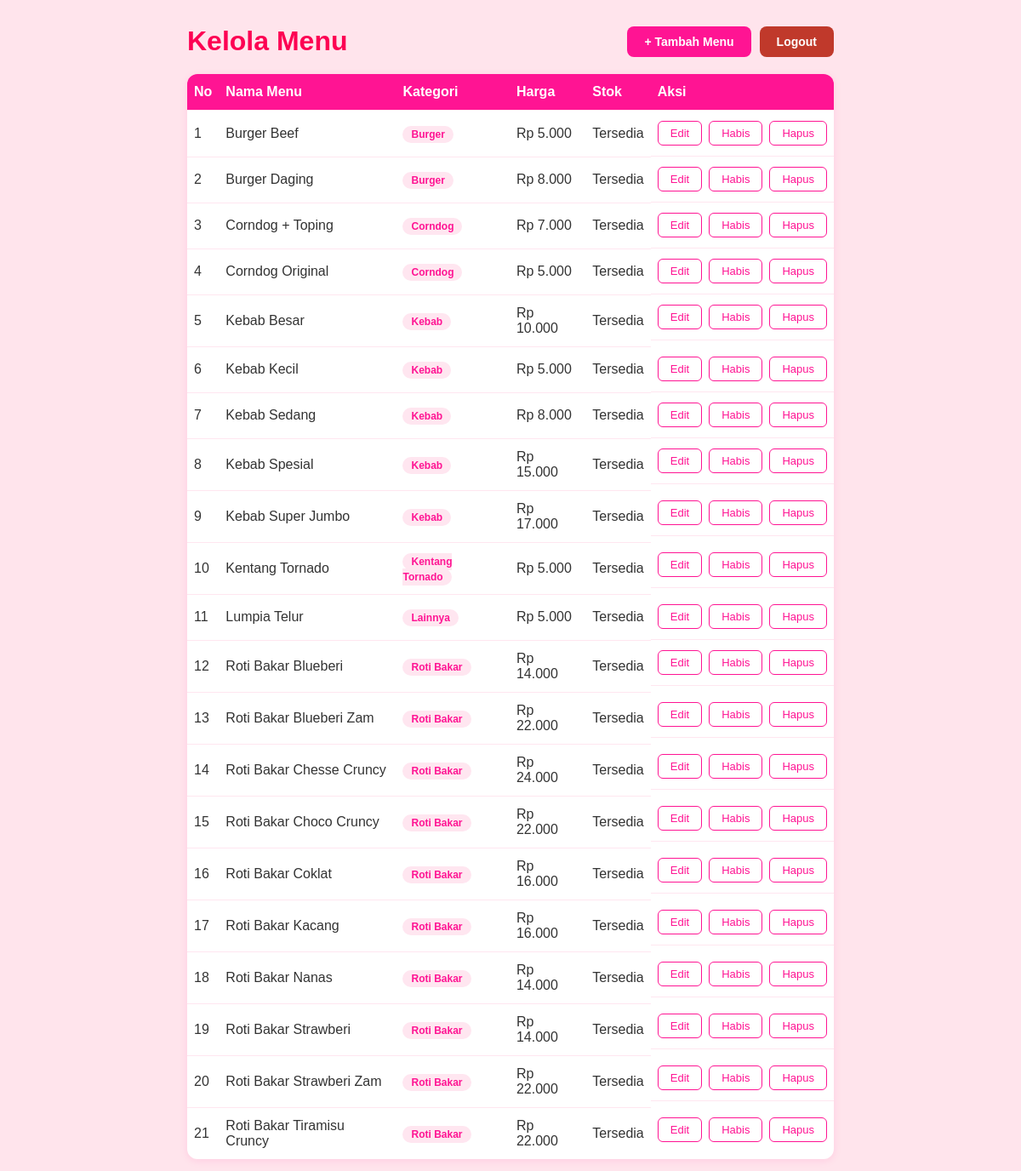
/admin/index.php (signed in), run on the app's committed database.
### tables this page shows
CREATE TABLE `menu` (
  `ID_Menu` int NOT NULL,
  `Nama_menu` varchar(100) NOT NULL,
  `Kategori` varchar(50) DEFAULT NULL,
  `Harga` decimal(10,2) NOT NULL,
  `Stok` tinyint(1) NOT NULL DEFAULT '1',
  `Gambar` varchar(255) DEFAULT NULL
);

### admin/index.php (the view, shortened to what this page needs)
<?php
$db = new database();
$pdo = $db->getConnection();
$stmt = $pdo->query("SELECT * FROM menu ORDER BY Stok DESC, Kategori, Nama_menu");
$menus = $stmt->fetchAll();
?>
<!DOCTYPE html>
<html lang="id">
<head>
    <link rel="stylesheet" href="../css/style.css">
    <link rel="stylesheet" href="../css/admin/index.css">
</head>
<body>
<div class="container">
    <div class="admin-header">
        <h1 style="padding:0;">Kelola Menu</h1>
        <div style="display:flex; gap:10px;">
        <a href="tambah.php" class="btn-tambah">+ Tambah Menu</a>
        <a href="logout.php" class="btn-tambah" style="background:#c0392b;">Logout</a>
        </div>
    </div>
    <table>
        <thead>
            <tr>
                <th>No</th>
                <th>Nama Menu</th>
                <th>Kategori</th>
                <th>Harga</th>
                <th>Stok</th>
                <th>Aksi</th>
            </tr>
        </thead>
        <tbody>
            <?php foreach ($menus as $i => $menu): ?>
            <tr class="<?= $menu['Stok'] == 0 ? 'stok-habis' : '' ?>">
                <td><?= $i + 1 ?></td>
                <td><?= htmlspecialchars($menu['Nama_menu']) ?></td>
                <td><span class="badge"><?= htmlspecialchars($menu['Kategori']) ?></span></td>
                <td>Rp <?= number_format($menu['Harga'], 0, ',', '.') ?></td>
                <td><?= $menu['Stok'] == 1 ? 'Tersedia' : 'Habis' ?></td>
                <td class="actions">
                    <a href="edit.php?id=<?= $menu['ID_Menu'] ?>" class="btn-edit">Edit</a>
                    <form method="POST" action="toggle_stok.php">
                        <button type="submit" class="<?= $menu['Stok'] == 1 ? 'btn-nonaktif' : 'btn-aktif' ?>">
                            <?= $menu['Stok'] == 1 ? 'Habis' : 'Tersedia' ?>
                        </button>
                    </form>
                    <a href="hapus.php?id=<?= $menu['ID_Menu'] ?>&nama=<?= urlencode($menu['Nama_menu']) ?>" class="btn-hapus">Hapus</a>
                </td>
            </tr>
            <?php endforeach; ?>
        </tbody>
    </table>
</div>
</body>
</html>

### css/style.css (style rules this page uses)
* { margin: 0; padding: 0; box-sizing: border-box; }
body { font-family: Arial, Helvetica, sans-serif; background-color: #ffe4ec; color: #333; }
h1 { color: #fd0053; text-align: center; padding: 20px; }
.container { max-width: 800px; margin: auto; padding: 20px; }

### css/admin/index.css (style rules this page uses)
.admin-header { display: flex; justify-content: space-between; align-items: center; padding: 10px 0 20px; }
.btn-tambah { background-color: #ff1493; color: white; padding: 10px 20px; border: none; border-radius: 8px; text-decoration: none; font-weight: bold; font-size: 14px; }
table { width: 100%; border-collapse: collapse; background: white; border-radius: 12px; overflow: hidden; box-shadow: 0 2px 10px rgba(255, 20, 147, 0.1); }
thead { background-color: #ff1493; color: white; }
th, td { padding: 12px 8px; text-align: left; border-bottom: 1px solid #ffe6f0; }
tr:last-child td { border-bottom: none; }
.badge { background-color: #ffe6f0; color: #ff1493; padding: 3px 10px; border-radius: 20px; font-size: 12px; font-weight: bold; }
.actions { display: flex; gap: 8px; }
.btn-edit { background-color: #fff; color: #ff1493; border: 1px solid#ff1493; padding: 6px 14px; border-radius: 6px; text-decoration: none; font-size: 13px; }
.btn-hapus { background-color: #fff; color: #ff1493; border: 1px solid #ff1493; padding: 6px 14px; border-radius: 6px; font-size: 13px; cursor: pointer; text-decoration: none; }
.btn-nonaktif { background-color: #fff; color: #ff1493; border: 1px solid #ff1493; padding: 6px 14px; border-radius: 6px; font-size: 13px; cursor: pointer; }

### data on the page
menu: Nama_menu "Burger Beef", Kategori "Burger", Harga "5.000", Stok "Tersedia"
menu: Nama_menu "Burger Daging", Kategori "Burger", Harga "8.000", Stok "Tersedia"
menu: Nama_menu "Corndog + Toping", Kategori "Corndog", Harga "7.000", Stok "Tersedia"
menu: Nama_menu "Corndog Original", Kategori "Corndog", Harga "5.000", Stok "Tersedia"
menu: Nama_menu "Kebab Besar", Kategori "Kebab", Harga "10.000", Stok "Tersedia"
menu: Nama_menu "Kebab Kecil", Kategori "Kebab", Harga "5.000", Stok "Tersedia"
menu: Nama_menu "Kebab Sedang", Kategori "Kebab", Harga "8.000", Stok "Tersedia"
menu: Nama_menu "Kebab Spesial", Kategori "Kebab", Harga "15.000", Stok "Tersedia"
menu: Nama_menu "Kebab Super Jumbo", Kategori "Kebab", Harga "17.000", Stok "Tersedia"
menu: Nama_menu "Kentang Tornado", Kategori "Kentang Tornado", Harga "5.000", Stok "Tersedia"
menu: Nama_menu "Lumpia Telur", Kategori "Lainnya", Harga "5.000", Stok "Tersedia"
menu: Nama_menu "Roti Bakar Blueberi", Kategori "Roti Bakar", Harga "14.000", Stok "Tersedia"
menu: Nama_menu "Roti Bakar Blueberi Zam", Kategori "Roti Bakar", Harga "22.000", Stok "Tersedia"
menu: Nama_menu "Roti Bakar Chesse Cruncy", Kategori "Roti Bakar", Harga "24.000", Stok "Tersedia"
menu: Nama_menu "Roti Bakar Choco Cruncy", Kategori "Roti Bakar", Harga "22.000", Stok "Tersedia"
menu: Nama_menu "Roti Bakar Coklat", Kategori "Roti Bakar", Harga "16.000", Stok "Tersedia"
menu: Nama_menu "Roti Bakar Kacang", Kategori "Roti Bakar", Harga "16.000", Stok "Tersedia"
menu: Nama_menu "Roti Bakar Nanas", Kategori "Roti Bakar", Harga "14.000", Stok "Tersedia"
menu: Nama_menu "Roti Bakar Strawberi", Kategori "Roti Bakar", Harga "14.000", Stok "Tersedia"
menu: Nama_menu "Roti Bakar Strawberi Zam", Kategori "Roti Bakar", Harga "22.000", Stok "Tersedia"
menu: Nama_menu "Roti Bakar Tiramisu Cruncy", Kategori "Roti Bakar", Harga "22.000", Stok "Tersedia"
